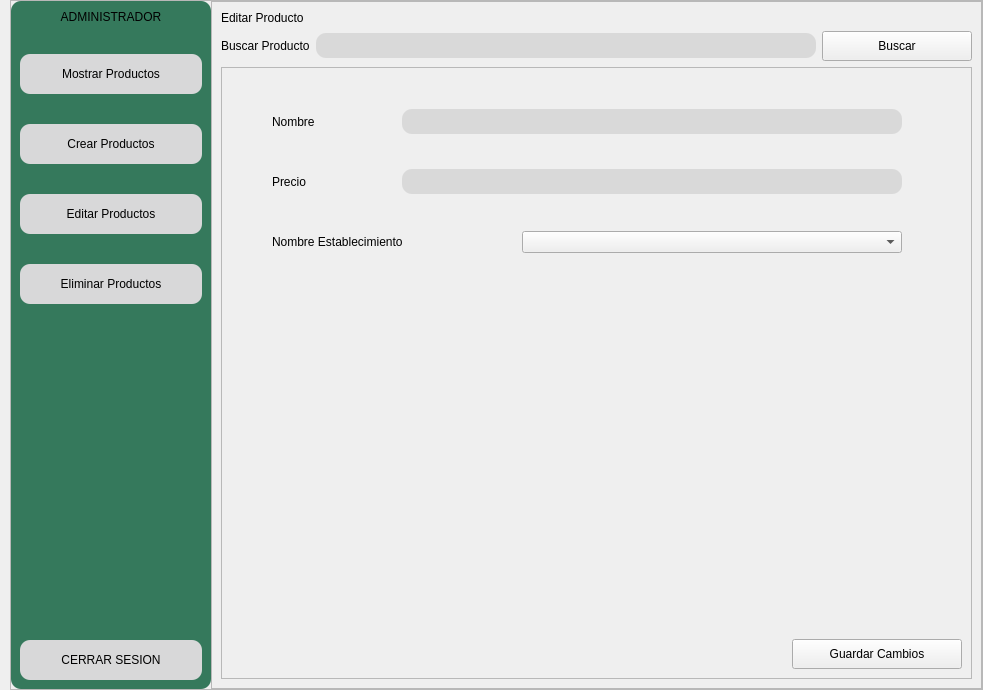
         <widget class="QWidget" name="pgEditarProductoAdmin">
          <layout class="QHBoxLayout" name="horizontalLayout_121">
           <property name="spacing">
            <number>0</number>
           </property>
           <property name="leftMargin">
            <number>10</number>
           </property>
           <property name="topMargin">
            <number>0</number>
           </property>
           <property name="rightMargin">
            <number>0</number>
           </property>
           <property name="bottomMargin">
            <number>0</number>
           </property>
           <item>
            <widget class="QFrame" name="frame_43">
             <property name="frameShape">
              <enum>QFrame::StyledPanel</enum>
             </property>
             <property name="frameShadow">
              <enum>QFrame::Raised</enum>
             </property>
             <layout class="QHBoxLayout" name="horizontalLayout_81">
              <property name="spacing">
               <number>0</number>
              </property>
              <property name="leftMargin">
               <number>0</number>
              </property>
              <property name="topMargin">
               <number>0</number>
              </property>
              <property name="rightMargin">
               <number>0</number>
              </property>
              <property name="bottomMargin">
               <number>0</number>
              </property>
              <item>
               <widget class="QFrame" name="frame_44">
                <property name="minimumSize">
                 <size>
                  <width>200</width>
                  <height>0</height>
                 </size>
                </property>
                <property name="maximumSize">
                 <size>
                  <width>200</width>
                  <height>16777215</height>
                 </size>
                </property>
                <property name="styleSheet">
                 <string notr="true">background-color: #35795c;
border-radius:10px;</string>
                </property>
                <property name="frameShape">
                 <enum>QFrame::StyledPanel</enum>
                </property>
                <property name="frameShadow">
                 <enum>QFrame::Raised</enum>
                </property>
                <layout class="QVBoxLayout" name="verticalLayout_48">
                 <property name="spacing">
                  <number>30</number>
                 </property>
                 <item>
                  <widget class="QLabel" name="label_73">
                   <property name="styleSheet">
                    <string notr="true">font: 87 11pt &quot;Arial Black&quot;;</string>
                   </property>
                   <property name="text">
                    <string>ADMINISTRADOR</string>
                   </property>
                   <property name="alignment">
                    <set>Qt::AlignCenter</set>
                   </property>
                  </widget>
                 </item>
                 <item>
                  <widget class="QPushButton" name="btnMostrarProductoAdmin1_3">
                   <property name="minimumSize">
                    <size>
                     <width>0</width>
                     <height>40</height>
                    </size>
                   </property>
                   <property name="styleSheet">
                    <string notr="true">QPushButton{
background-color: #d8d8d9;
font: 87 10pt &quot;Arial Black&quot;;
color: rgb(0, 0, 0);
border-radius:10px;

}

QPushButton:hover{
background-color: #c8c8c9;
color: rgb(0, 0, 0);
border-radius:10px;
}</string>
                   </property>
                   <property name="text">
                    <string>Mostrar Productos</string>
                   </property>
                  </widget>
                 </item>
                 <item>
                  <widget class="QPushButton" name="btnCrearProductoAdmin1_3">
                   <property name="minimumSize">
                    <size>
                     <width>0</width>
                     <height>40</height>
                    </size>
                   </property>
                   <property name="styleSheet">
                    <string notr="true">QPushButton{
background-color: #d8d8d9;
font: 87 10pt &quot;Arial Black&quot;;
color: rgb(0, 0, 0);
border-radius:10px;

}

QPushButton:hover{
background-color: #c8c8c9;
color: rgb(0, 0, 0);
border-radius:10px;
}</string>
                   </property>
                   <property name="text">
                    <string>Crear Productos</string>
                   </property>
                  </widget>
                 </item>
                 <item>
                  <widget class="QPushButton" name="btnEditarProductoAdmin1_3">
                   <property name="minimumSize">
                    <size>
                     <width>0</width>
                     <height>40</height>
                    </size>
                   </property>
                   <property name="styleSheet">
                    <string notr="true">QPushButton{
background-color: #d8d8d9;
font: 87 10pt &quot;Arial Black&quot;;
color: rgb(0, 0, 0);
border-radius:10px;

}

QPushButton:hover{
background-color: #c8c8c9;
color: rgb(0, 0, 0);
border-radius:10px;
}</string>
                   </property>
                   <property name="text">
                    <string>Editar Productos</string>
                   </property>
                  </widget>
                 </item>
                 <item>
                  <widget class="QPushButton" name="btnEliminarProductoAdmin1_3">
                   <property name="minimumSize">
                    <size>
                     <width>0</width>
                     <height>40</height>
                    </size>
                   </property>
                   <property name="styleSheet">
                    <string notr="true">QPushButton{
background-color: #d8d8d9;
font: 87 10pt &quot;Arial Black&quot;;
color: rgb(0, 0, 0);
border-radius:10px;

}

QPushButton:hover{
background-color: #c8c8c9;
color: rgb(0, 0, 0);
border-radius:10px;
}</string>
                   </property>
                   <property name="text">
                    <string>Eliminar Productos</string>
                   </property>
                  </widget>
                 </item>
                 <item>
                  <spacer name="verticalSpacer_59">
                   <property name="orientation">
                    <enum>Qt::Vertical</enum>
                   </property>
                   <property name="sizeHint" stdset="0">
                    <size>
                     <width>20</width>
                     <height>306</height>
                    </size>
                   </property>
                  </spacer>
                 </item>
                 <item>
                  <widget class="QPushButton" name="btnCerrarSesionAdmin1_11">
                   <property name="minimumSize">
                    <size>
                     <width>0</width>
                     <height>40</height>
                    </size>
                   </property>
                   <property name="styleSheet">
                    <string notr="true">QPushButton{
background-color: #d8d8d9;
font: 87 9pt &quot;Arial Black&quot;;
color: rgb(0, 0, 0);
border-radius:10px;

}

QPushButton:hover{
background-color: #c8c8c9;
color: rgb(0, 0, 0);
border-radius:10px;
}</string>
                   </property>
                   <property name="text">
                    <string>CERRAR SESION</string>
                   </property>
                   <property name="icon">
                    <iconset>
                     <normaloff>Imagenes/logo cerrar sesion.png</normaloff>Imagenes/logo cerrar sesion.png</iconset>
                   </property>
                  </widget>
                 </item>
                </layout>
               </widget>
              </item>
              <item>
               <widget class="QFrame" name="frame_45">
                <property name="styleSheet">
                 <string notr="true">QLineEdit{
background-color: #d9d9d9;
border-radius:10px;
color: rgb(0, 0, 0);
font: 87 11pt &quot;Arial Black&quot;;
}</string>
                </property>
                <property name="frameShape">
                 <enum>QFrame::StyledPanel</enum>
                </property>
                <property name="frameShadow">
                 <enum>QFrame::Raised</enum>
                </property>
                <layout class="QVBoxLayout" name="verticalLayout_49">
                 <item>
                  <widget class="QLabel" name="label_74">
                   <property name="styleSheet">
                    <string notr="true">font: 87 15pt &quot;Arial Black&quot;;</string>
                   </property>
                   <property name="text">
                    <string>Editar Producto</string>
                   </property>
                  </widget>
                 </item>
                 <item>
                  <layout class="QHBoxLayout" name="horizontalLayout_82">
                   <item>
                    <widget class="QLabel" name="label_75">
                     <property name="styleSheet">
                      <string notr="true">font: 87 11pt &quot;Arial Black&quot;;</string>
                     </property>
                     <property name="text">
                      <string>Buscar Producto</string>
                     </property>
                    </widget>
                   </item>
                   <item>
                    <widget class="QLineEdit" name="labelBuscarProductoNombreAdmin">
                     <property name="minimumSize">
                      <size>
                       <width>500</width>
                       <height>25</height>
                      </size>
                     </property>
                     <property name="text">
                      <string/>
                     </property>
                    </widget>
                   </item>
                   <item>
                    <widget class="QPushButton" name="btnBuscarProductoAdmin">
                     <property name="minimumSize">
                      <size>
                       <width>150</width>
                       <height>30</height>
                      </size>
                     </property>
                     <property name="maximumSize">
                      <size>
                       <width>150</width>
                       <height>30</height>
                      </size>
                     </property>
                     <property name="styleSheet">
                      <string notr="true">font: 87 13pt &quot;Arial Black&quot;;
color: rgb(0, 0, 0);</string>
                     </property>
                     <property name="text">
                      <string>Buscar</string>
                     </property>
                    </widget>
                   </item>
                  </layout>
                 </item>
                 <item>
                  <widget class="QFrame" name="frame_53">
                   <property name="styleSheet">
                    <string notr="true">QLineEdit{
background-color: #d9d9d9;
border-radius:10px;
color: rgb(0, 0, 0);
font: 87 11pt &quot;Arial Black&quot;;
}</string>
                   </property>
                   <property name="frameShape">
                    <enum>QFrame::StyledPanel</enum>
                   </property>
                   <property name="frameShadow">
                    <enum>QFrame::Raised</enum>
                   </property>
                   <layout class="QVBoxLayout" name="verticalLayout_46">
                    <property name="leftMargin">
                     <number>50</number>
                    </property>
                    <item>
                     <layout class="QVBoxLayout" name="verticalLayout_45">
                      <item>
                       <layout class="QHBoxLayout" name="horizontalLayout_109">
                        <item>
                         <layout class="QVBoxLayout" name="verticalLayout_44">
                          <property name="spacing">
                           <number>30</number>
                          </property>
                          <property name="topMargin">
                           <number>30</number>
                          </property>
                          <item>
                           <layout class="QHBoxLayout" name="horizontalLayout_84">
                            <item>
                             <widget class="QLabel" name="label_76">
                              <property name="minimumSize">
                               <size>
                                <width>100</width>
                                <height>30</height>
                               </size>
                              </property>
                              <property name="maximumSize">
                               <size>
                                <width>100</width>
                                <height>30</height>
                               </size>
                              </property>
                              <property name="styleSheet">
                               <string notr="true">font: 87 11pt &quot;Arial Black&quot;;</string>
                              </property>
                              <property name="text">
                               <string>Nombre</string>
                              </property>
                             </widget>
                            </item>
                            <item>
                             <widget class="QLineEdit" name="nombreEditarProductoAdmin">
                              <property name="minimumSize">
                               <size>
                                <width>500</width>
                                <height>25</height>
                               </size>
                              </property>
                              <property name="text">
                               <string/>
                              </property>
                             </widget>
                            </item>
                           </layout>
                          </item>
                          <item>
                           <layout class="QHBoxLayout" name="horizontalLayout_85">
                            <item>
                             <widget class="QLabel" name="label_77">
                              <property name="minimumSize">
                               <size>
                                <width>100</width>
                                <height>30</height>
                               </size>
                              </property>
                              <property name="maximumSize">
                               <size>
                                <width>100</width>
                                <height>30</height>
                               </size>
                              </property>
                              <property name="styleSheet">
                               <string notr="true">font: 87 11pt &quot;Arial Black&quot;;</string>
                              </property>
                              <property name="text">
                               <string>Precio</string>
                              </property>
                             </widget>
                            </item>
                            <item>
                             <widget class="QLineEdit" name="precioEditarProductoAdmin">
                              <property name="minimumSize">
                               <size>
                                <width>500</width>
                                <height>25</height>
                               </size>
                              </property>
                             </widget>
                            </item>
                           </layout>
                          </item>
                          <item>
                           <layout class="QHBoxLayout" name="horizontalLayout_65">
                            <item>
                             <widget class="QLabel" name="label_101">
                              <property name="minimumSize">
                               <size>
                                <width>220</width>
                                <height>30</height>
                               </size>
                              </property>
                              <property name="maximumSize">
                               <size>
                                <width>100</width>
                                <height>30</height>
                               </size>
                              </property>
                              <property name="styleSheet">
                               <string notr="true">font: 87 11pt &quot;Arial Black&quot;;</string>
                              </property>
                              <property name="text">
                               <string>Nombre Establecimiento</string>
                              </property>
                             </widget>
                            </item>
                            <item>
                             <widget class="QComboBox" name="nombreEstablecimientoCrearProductoAdmin_2">
                              <property name="styleSheet">
                               <string notr="true">font: 87 11pt &quot;Arial Black&quot;;</string>
                              </property>
                             </widget>
                            </item>
                           </layout>
                          </item>
                         </layout>
                        </item>
                        <item>
                         <spacer name="horizontalSpacer_39">
                          <property name="orientation">
                           <enum>Qt::Horizontal</enum>
                          </property>
                          <property name="sizeHint" stdset="0">
                           <size>
                            <width>40</width>
                            <height>20</height>
                           </size>
                          </property>
                         </spacer>
                        </item>
                       </layout>
                      </item>
                      <item>
                       <spacer name="verticalSpacer_88">
                        <property name="orientation">
                         <enum>Qt::Vertical</enum>
                        </property>
                        <property name="sizeHint" stdset="0">
                         <size>
                          <width>20</width>
                          <height>352</height>
                         </size>
                        </property>
                       </spacer>
                      </item>
                     </layout>
                    </item>
                    <item>
                     <layout class="QHBoxLayout" name="horizontalLayout_120">
                      <item>
                       <widget class="QLabel" name="labelInfoEditarProductoAdmin">
                        <property name="minimumSize">
                         <size>
                          <width>300</width>
                          <height>30</height>
                         </size>
                        </property>
                        <property name="maximumSize">
                         <size>
                          <width>300</width>
                          <height>30</height>
                         </size>
                        </property>
                        <property name="styleSheet">
                         <string notr="true">font: 87 10pt &quot;Arial Black&quot;;</string>
                        </property>
                        <property name="text">
                         <string/>
                        </property>
                       </widget>
                      </item>
                      <item>
                       <spacer name="horizontalSpacer_42">
                        <property name="orientation">
                         <enum>Qt::Horizontal</enum>
                        </property>
                        <property name="sizeHint" stdset="0">
                         <size>
                          <width>40</width>
                          <height>20</height>
                         </size>
                        </property>
                       </spacer>
                      </item>
                      <item>
                       <widget class="QPushButton" name="btnGuardarCambiosEditarProductoAdmin">
                        <property name="minimumSize">
                         <size>
                          <width>170</width>
                          <height>30</height>
                         </size>
                        </property>
                        <property name="maximumSize">
                         <size>
                          <width>170</width>
                          <height>30</height>
                         </size>
                        </property>
                        <property name="styleSheet">
                         <string notr="true">font: 87 13pt &quot;Arial Black&quot;;
color: rgb(0, 0, 0);</string>
                        </property>
                        <property name="text">
                         <string>Guardar Cambios</string>
                        </property>
                       </widget>
                      </item>
                     </layout>
                    </item>
                   </layout>
                  </widget>
                 </item>
                </layout>
               </widget>
              </item>
             </layout>
            </widget>
           </item>
          </layout>
         </widget>
